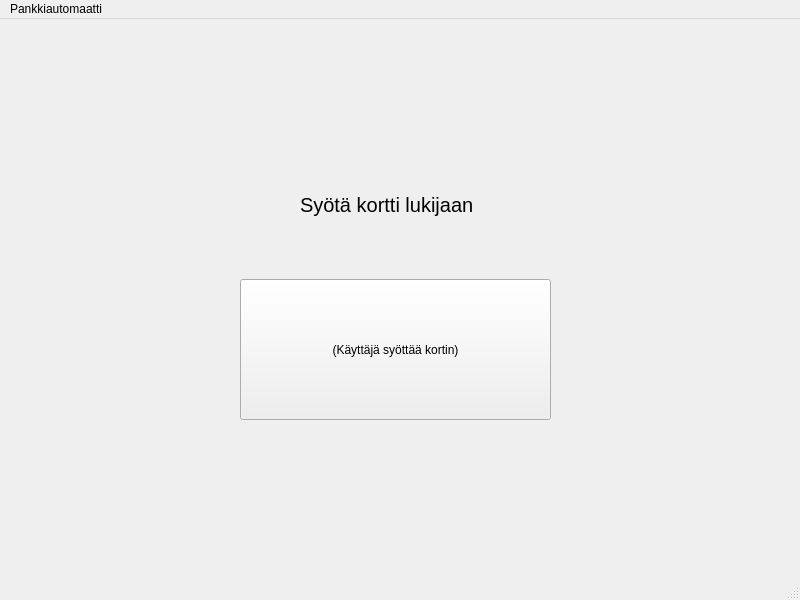
<?xml version="1.0" encoding="UTF-8"?>
<ui version="4.0">
 <class>MainWindow</class>
 <widget class="QMainWindow" name="MainWindow">
  <property name="geometry">
   <rect>
    <x>0</x>
    <y>0</y>
    <width>800</width>
    <height>600</height>
   </rect>
  </property>
  <property name="windowTitle">
   <string>MainWindow</string>
  </property>
  <widget class="QWidget" name="centralwidget">
   <widget class="QPushButton" name="btnLogin">
    <property name="geometry">
     <rect>
      <x>240</x>
      <y>260</y>
      <width>311</width>
      <height>141</height>
     </rect>
    </property>
    <property name="text">
     <string>(Käyttäjä syöttää kortin)</string>
    </property>
   </widget>
   <widget class="QLabel" name="label">
    <property name="geometry">
     <rect>
      <x>300</x>
      <y>160</y>
      <width>221</width>
      <height>51</height>
     </rect>
    </property>
    <property name="font">
     <font>
      <pointsize>15</pointsize>
     </font>
    </property>
    <property name="text">
     <string>Syötä kortti lukijaan</string>
    </property>
   </widget>
  </widget>
  <widget class="QMenuBar" name="menubar">
   <property name="geometry">
    <rect>
     <x>0</x>
     <y>0</y>
     <width>800</width>
     <height>21</height>
    </rect>
   </property>
   <widget class="QMenu" name="menuPankkiautomaatti">
    <property name="title">
     <string>Pankkiautomaatti</string>
    </property>
   </widget>
   <addaction name="menuPankkiautomaatti"/>
  </widget>
  <widget class="QStatusBar" name="statusbar"/>
 </widget>
 <resources/>
 <connections/>
</ui>
